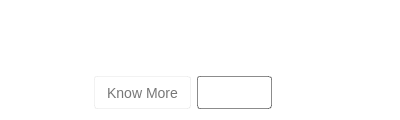
<?xml version="1.0" encoding="UTF-8"?>
<ui version="4.0">
 <class>PSAwidget</class>
 <widget class="QWidget" name="PSAwidget">
  <property name="geometry">
   <rect>
    <x>0</x>
    <y>0</y>
    <width>400</width>
    <height>120</height>
   </rect>
  </property>
  <property name="minimumSize">
   <size>
    <width>400</width>
    <height>120</height>
   </size>
  </property>
  <property name="maximumSize">
   <size>
    <width>400</width>
    <height>120</height>
   </size>
  </property>
  <property name="windowTitle">
   <string>Form</string>
  </property>
  <property name="styleSheet">
   <string notr="true">#sWidget
{
  background-color: #FFFFFF;
}

#lTitle
{
  font-family: &quot;Source Sans Pro&quot;;
  font-size: 14px;
  color: #333333;
}

#lDesc
{
  font-family: &quot;Source Sans Pro&quot;;
  font-size: 12px;
  color: #666666;
}

#bImage
{
border: none;
}
#bMore
{
 background-color: qlineargradient(x1: 0, y1: 0, x2: 0, y2: 1,
                                      stop: 0 #ffffff, stop: 1 #fafafa);
 border-radius: 3px;
 border: 1px solid rgba(0, 0, 0, 5%);
 padding: 7px 12px 7px 12px;
 font-family: &quot;Source Sans Pro&quot;;
 font-size: 14px;
 color: #777777;

}

#bMore:hover
{
  border: 1px solid rgba(0, 0, 0, 20%);
  border-radius: 3px;
  background-color: qlineargradient(x1: 0, y1: 0, x2: 0, y2: 1,
                                      stop: 0 #ffffff, stop: 1 #fafafa);

}

#bMore:pressed
{
  background-color: rgba(0, 0, 0, 10%);
  border: 1px solid rgba(0, 0, 0, 20%);
  border-radius: 3px;
}

#bDismiss
{
  background-color: qlineargradient(x1: 0, y1: 0, x2: 0, y2: 1,
                                      stop: 0 #999999, stop: 1 #aaaaaa);
  border-radius: 3px;
  border: 1px solid rgba(0, 0, 0, 45%);
  padding: 7px 12px 7px 12px;
  font-family: &quot;Source Sans Pro&quot;;
  font-size: 14px;
  font-weight: normal;
  font-style: normal;
  color: #ffffff;
}
#bDismiss::hover
{
  border: 1px solid rgba(0, 0, 0, 60%);
  border-radius: 3px;
  background-color: qlineargradient(x1: 0, y1: 0, x2: 0, y2: 1,
                                      stop: 0 #999999, stop: 1 #aaaaaa);
}

#bDismiss::pressed
{
  border: 1px solid rgba(0, 0, 0, 60%);
  border-radius: 3px;
  background-color: rgba(0, 0, 0, 50%);
}</string>
  </property>
  <layout class="QHBoxLayout" name="horizontalLayout_4">
   <property name="leftMargin">
    <number>0</number>
   </property>
   <property name="topMargin">
    <number>0</number>
   </property>
   <property name="rightMargin">
    <number>0</number>
   </property>
   <property name="bottomMargin">
    <number>0</number>
   </property>
   <item>
    <widget class="QStackedWidget" name="sWidget">
     <property name="lineWidth">
      <number>0</number>
     </property>
     <property name="currentIndex">
      <number>0</number>
     </property>
     <widget class="QWidget" name="pPSA">
      <layout class="QHBoxLayout" name="horizontalLayout_3">
       <property name="spacing">
        <number>0</number>
       </property>
       <property name="leftMargin">
        <number>0</number>
       </property>
       <property name="topMargin">
        <number>0</number>
       </property>
       <property name="rightMargin">
        <number>0</number>
       </property>
       <property name="bottomMargin">
        <number>0</number>
       </property>
       <item>
        <widget class="QWidget" name="wContainer" native="true">
         <property name="minimumSize">
          <size>
           <width>400</width>
           <height>120</height>
          </size>
         </property>
         <property name="maximumSize">
          <size>
           <width>400</width>
           <height>120</height>
          </size>
         </property>
         <layout class="QHBoxLayout" name="horizontalLayout_2">
          <property name="spacing">
           <number>16</number>
          </property>
          <property name="leftMargin">
           <number>14</number>
          </property>
          <property name="topMargin">
           <number>10</number>
          </property>
          <property name="rightMargin">
           <number>14</number>
          </property>
          <property name="bottomMargin">
           <number>8</number>
          </property>
          <item>
           <widget class="QWidget" name="wImage" native="true">
            <layout class="QVBoxLayout" name="verticalLayout_2">
             <property name="leftMargin">
              <number>0</number>
             </property>
             <property name="topMargin">
              <number>0</number>
             </property>
             <property name="rightMargin">
              <number>0</number>
             </property>
             <property name="bottomMargin">
              <number>0</number>
             </property>
             <item>
              <widget class="QPushButton" name="bImage">
               <property name="minimumSize">
                <size>
                 <width>64</width>
                 <height>64</height>
                </size>
               </property>
               <property name="maximumSize">
                <size>
                 <width>64</width>
                 <height>64</height>
                </size>
               </property>
               <property name="text">
                <string/>
               </property>
               <property name="iconSize">
                <size>
                 <width>64</width>
                 <height>64</height>
                </size>
               </property>
              </widget>
             </item>
             <item>
              <spacer name="verticalSpacer">
               <property name="orientation">
                <enum>Qt::Vertical</enum>
               </property>
               <property name="sizeHint" stdset="0">
                <size>
                 <width>20</width>
                 <height>0</height>
                </size>
               </property>
              </spacer>
             </item>
            </layout>
           </widget>
          </item>
          <item>
           <widget class="QWidget" name="wMessage" native="true">
            <property name="sizePolicy">
             <sizepolicy hsizetype="Preferred" vsizetype="Preferred">
              <horstretch>0</horstretch>
              <verstretch>0</verstretch>
             </sizepolicy>
            </property>
            <property name="minimumSize">
             <size>
              <width>300</width>
              <height>0</height>
             </size>
            </property>
            <layout class="QVBoxLayout" name="verticalLayout">
             <property name="spacing">
              <number>6</number>
             </property>
             <property name="leftMargin">
              <number>0</number>
             </property>
             <property name="topMargin">
              <number>0</number>
             </property>
             <property name="rightMargin">
              <number>0</number>
             </property>
             <property name="bottomMargin">
              <number>0</number>
             </property>
             <item>
              <widget class="QLabel" name="lTitle">
               <property name="sizePolicy">
                <sizepolicy hsizetype="Preferred" vsizetype="Minimum">
                 <horstretch>0</horstretch>
                 <verstretch>0</verstretch>
                </sizepolicy>
               </property>
               <property name="minimumSize">
                <size>
                 <width>300</width>
                 <height>18</height>
                </size>
               </property>
               <property name="maximumSize">
                <size>
                 <width>16777215</width>
                 <height>18</height>
                </size>
               </property>
               <property name="text">
                <string/>
               </property>
              </widget>
             </item>
             <item>
              <widget class="ElidedLabel" name="lDesc">
               <property name="minimumSize">
                <size>
                 <width>0</width>
                 <height>30</height>
                </size>
               </property>
               <property name="maximumSize">
                <size>
                 <width>16777215</width>
                 <height>30</height>
                </size>
               </property>
               <property name="frameShape">
                <enum>QFrame::NoFrame</enum>
               </property>
               <property name="frameShadow">
                <enum>QFrame::Plain</enum>
               </property>
               <property name="lineWidth">
                <number>0</number>
               </property>
              </widget>
             </item>
             <item>
              <widget class="QWidget" name="wButtons" native="true">
               <property name="minimumSize">
                <size>
                 <width>0</width>
                 <height>0</height>
                </size>
               </property>
               <property name="maximumSize">
                <size>
                 <width>16777215</width>
                 <height>33</height>
                </size>
               </property>
               <layout class="QHBoxLayout" name="horizontalLayout">
                <property name="spacing">
                 <number>6</number>
                </property>
                <property name="leftMargin">
                 <number>0</number>
                </property>
                <property name="topMargin">
                 <number>0</number>
                </property>
                <property name="rightMargin">
                 <number>0</number>
                </property>
                <property name="bottomMargin">
                 <number>0</number>
                </property>
                <item>
                 <widget class="QPushButton" name="bMore">
                  <property name="minimumSize">
                   <size>
                    <width>0</width>
                    <height>33</height>
                   </size>
                  </property>
                  <property name="maximumSize">
                   <size>
                    <width>16777215</width>
                    <height>33</height>
                   </size>
                  </property>
                  <property name="text">
                   <string>Know More</string>
                  </property>
                 </widget>
                </item>
                <item>
                 <widget class="QPushButton" name="bDismiss">
                  <property name="minimumSize">
                   <size>
                    <width>0</width>
                    <height>33</height>
                   </size>
                  </property>
                  <property name="maximumSize">
                   <size>
                    <width>16777215</width>
                    <height>33</height>
                   </size>
                  </property>
                  <property name="text">
                   <string>Dismiss</string>
                  </property>
                 </widget>
                </item>
                <item>
                 <spacer name="horizontalSpacer">
                  <property name="orientation">
                   <enum>Qt::Horizontal</enum>
                  </property>
                  <property name="sizeHint" stdset="0">
                   <size>
                    <width>40</width>
                    <height>0</height>
                   </size>
                  </property>
                 </spacer>
                </item>
               </layout>
              </widget>
             </item>
            </layout>
           </widget>
          </item>
         </layout>
        </widget>
       </item>
      </layout>
     </widget>
     <widget class="QWidget" name="page_2"/>
    </widget>
   </item>
  </layout>
 </widget>
 <customwidgets>
  <customwidget>
   <class>ElidedLabel</class>
   <extends>QFrame</extends>
   <header location="global">ElidedLabel.h</header>
   <container>1</container>
  </customwidget>
 </customwidgets>
 <resources/>
 <connections/>
</ui>
